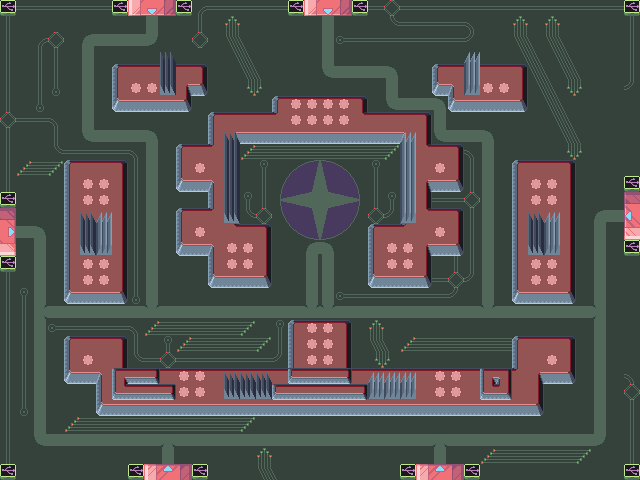

Below is a game level as drawn by its tile map, then a one-line description and the .tmx that defines it (tile-layer data replaced by summaries):
An orthogonal 40x30 tile map with 16x16 px tiles, 3 tile layers (base, above1, above2), 1 hidden layer not drawn.

<map version="1.5" tiledversion="1.5.0" orientation="orthogonal" renderorder="right-down" width="40" height="30" tilewidth="16" tileheight="16" infinite="0" nextlayerid="5" nextobjectid="1">
 <editorsettings>
  <export target="level1.json" format="json" />
 </editorsettings>
 <tileset firstgid="1" source="level3_tiles.tsx" />
 <layer id="1" name="base" width="40" height="30">
  <data>[1200 cells, 1200 non-empty, 77 distinct tile ids]</data>
 </layer>
 <layer id="2" name="above1" width="40" height="30">
  <data>[1200 cells, 21 non-empty, 7 distinct tile ids]</data>
 </layer>
 <layer id="3" name="above2" width="40" height="30">
  <data>[1200 cells, 116 non-empty, 19 distinct tile ids]</data>
 </layer>
 <layer id="4" name="collide" width="40" height="30" visible="0">
  <data>[1200 cells, 322 non-empty, 2 distinct tile ids]</data>
 </layer>
</map>